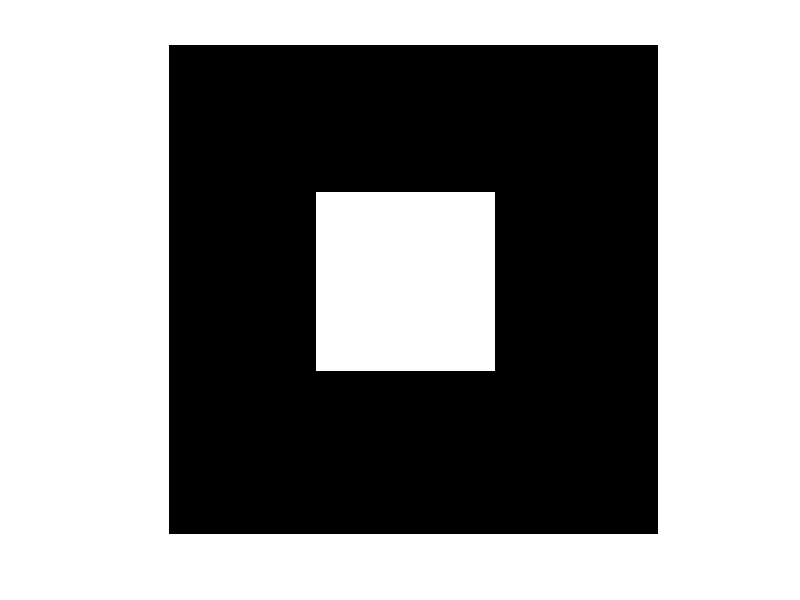

The MATLAB source for this figure: (Note: this script raises an error after producing the figure.)
f=zeros(30,30);
f(10:20,10:20)=1;
imshow(f);
R=tfd2d(f);
figure;
imshow(log(1+abs(R)),[]);
W=tfd2dI(R);
figure;
imshow(W);